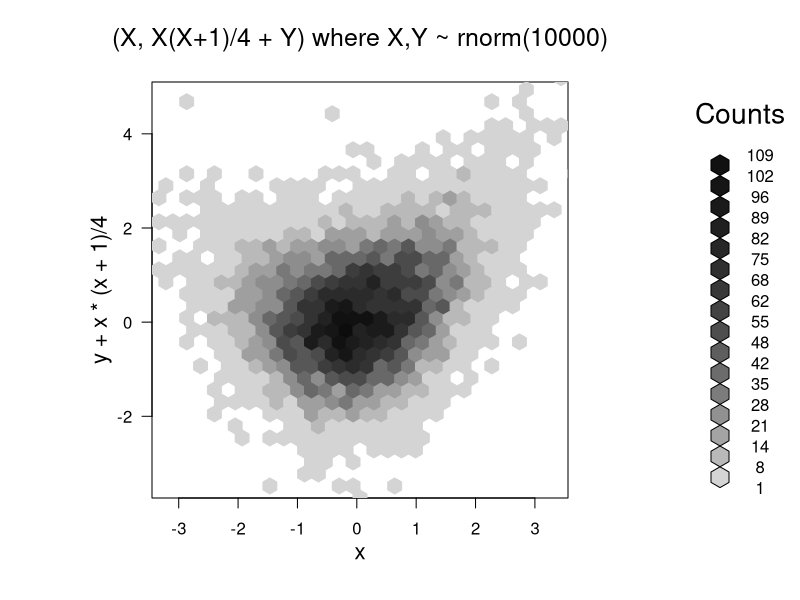

Source code (R):
# Jan-Philipp Kolb
# Mon Oct 19 15:53:08 2020
# hexagons

library(hexbin)

set.seed(101)
x <- rnorm(10000)
y <- rnorm(10000)
(bin <- hexbin(x, y))
## or
plot(hexbin(x, y + x*(x+1)/4),
     main = "(X, X(X+1)/4 + Y) where X,Y ~ rnorm(10000)")


# To Do -------------------------------------------------------------------

# - get adequate data
# - data with latitude longitude coordinates


# Links -------------------------------------------------------------------

# https://cran.r-project.org/web/packages/hexbin/hexbin.pdf

# https://www.data-to-viz.com/graph/hexbinmap.html

# https://www.r-graph-gallery.com/hexbin-map

# https://timogrossenbacher.ch/2016/12/beautiful-thematic-maps-with-ggplot2-only/

# https://geocompr.robinlovelace.net/adv-map.html



# https://www.r-bloggers.com/2020/06/creating-an-hex-map-of-france-electricity-consumption/